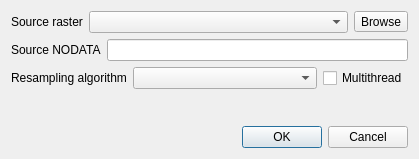
<?xml version="1.0" encoding="UTF-8"?>
<ui version="4.0">
 <class>Dialog</class>
 <widget class="QDialog" name="Dialog">
  <property name="geometry">
   <rect>
    <x>0</x>
    <y>0</y>
    <width>419</width>
    <height>159</height>
   </rect>
  </property>
  <property name="windowTitle">
   <string>Grid Elevation Interpolator</string>
  </property>
  <layout class="QGridLayout" name="gridLayout">
   <item row="2" column="0">
    <layout class="QHBoxLayout" name="horizontalLayout_2">
     <item>
      <widget class="QLabel" name="label_2">
       <property name="text">
        <string>Resampling algorithm</string>
       </property>
      </widget>
     </item>
     <item>
      <widget class="QComboBox" name="algCbo">
       <property name="sizePolicy">
        <sizepolicy hsizetype="MinimumExpanding" vsizetype="Fixed">
         <horstretch>0</horstretch>
         <verstretch>0</verstretch>
        </sizepolicy>
       </property>
      </widget>
     </item>
     <item>
      <widget class="QCheckBox" name="multiThreadChBox">
       <property name="text">
        <string>Multithread</string>
       </property>
      </widget>
     </item>
    </layout>
   </item>
   <item row="4" column="0">
    <widget class="QDialogButtonBox" name="buttonBox">
     <property name="orientation">
      <enum>Qt::Horizontal</enum>
     </property>
     <property name="standardButtons">
      <set>QDialogButtonBox::Cancel|QDialogButtonBox::Ok</set>
     </property>
    </widget>
   </item>
   <item row="0" column="0">
    <layout class="QHBoxLayout" name="horizontalLayout">
     <item>
      <widget class="QLabel" name="label">
       <property name="text">
        <string>Source raster</string>
       </property>
      </widget>
     </item>
     <item>
      <widget class="QComboBox" name="srcRasterCbo">
       <property name="sizePolicy">
        <sizepolicy hsizetype="MinimumExpanding" vsizetype="Fixed">
         <horstretch>0</horstretch>
         <verstretch>0</verstretch>
        </sizepolicy>
       </property>
      </widget>
     </item>
     <item>
      <widget class="QToolButton" name="browseSrcBtn">
       <property name="text">
        <string>Browse</string>
       </property>
      </widget>
     </item>
    </layout>
   </item>
   <item row="1" column="0">
    <layout class="QHBoxLayout" name="horizontalLayout_4">
     <item>
      <widget class="QLabel" name="label_4">
       <property name="text">
        <string>Source NODATA</string>
       </property>
      </widget>
     </item>
     <item>
      <widget class="QLineEdit" name="srcNoDataEdit"/>
     </item>
    </layout>
   </item>
   <item row="3" column="0">
    <spacer name="verticalSpacer">
     <property name="orientation">
      <enum>Qt::Vertical</enum>
     </property>
     <property name="sizeHint" stdset="0">
      <size>
       <width>20</width>
       <height>40</height>
      </size>
     </property>
    </spacer>
   </item>
  </layout>
 </widget>
 <resources/>
 <connections>
  <connection>
   <sender>buttonBox</sender>
   <signal>accepted()</signal>
   <receiver>Dialog</receiver>
   <slot>accept()</slot>
   <hints>
    <hint type="sourcelabel">
     <x>248</x>
     <y>254</y>
    </hint>
    <hint type="destinationlabel">
     <x>157</x>
     <y>274</y>
    </hint>
   </hints>
  </connection>
  <connection>
   <sender>buttonBox</sender>
   <signal>rejected()</signal>
   <receiver>Dialog</receiver>
   <slot>reject()</slot>
   <hints>
    <hint type="sourcelabel">
     <x>316</x>
     <y>260</y>
    </hint>
    <hint type="destinationlabel">
     <x>286</x>
     <y>274</y>
    </hint>
   </hints>
  </connection>
 </connections>
</ui>
